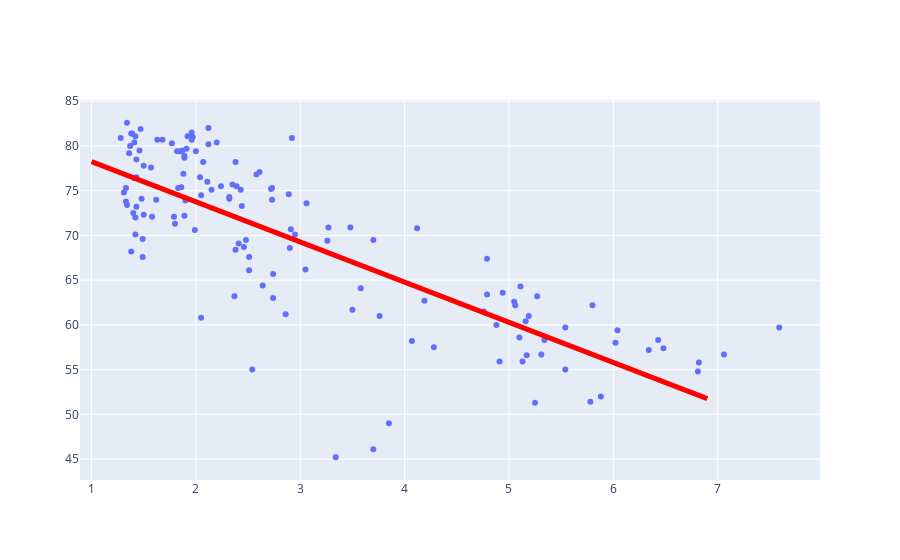

Here is the notebook cell this chart was saved with:
### Code cell
import plotly.graph_objects as go
#scatter plot of fertility and life
fig_scatter = px.scatter(data, x="fertility", y="life")
# line plot of linear regression model
fig_line = px.line(x=x_space , y=y)
fig_line.update_traces(line_color='#ff0000', line_width=5)
fig_combine = go.Figure(data=fig_scatter.data + fig_line.data)
#show the plot
fig_combine.show()

### Figure 1 — Plotly figure (JSON) as saved in the notebook; plotly's stock layout.template omitted (floating-point values rounded to 4 significant figures; data arrays with more than 128 entries replaced by an {"elided": "..."} marker saying what was removed)
{"data": [{"hovertemplate": "fertility=%{x}<br>life=%{y}<extra></extra>", "legendgroup": "", "marker": {"color": "#636efa", "symbol": "circle"}, "mode": "markers", "name": "", "orientation": "v", "showlegend": false, "type": "scatter", "x": {"elided": "139 float values"}, "xaxis": "x", "y": {"elided": "139 float values"}, "yaxis": "y"}, {"hovertemplate": "x=%{x}<br>y=%{y}<extra></extra>", "legendgroup": "", "line": {"color": "#ff0000", "dash": "solid", "width": 5}, "marker": {"symbol": "circle"}, "mode": "lines", "name": "", "orientation": "v", "showlegend": false, "type": "scatter", "x": [1, 1.1, 1.2, 1.3, 1.4, 1.5, 1.6, 1.7, 1.8, 1.9, 2.0, 2.1, 2.2, 2.3, 2.4, 2.5, 2.6, 2.7, 2.8, 2.9, 3.0, 3.1, 3.2, 3.3, 3.4, 3.5, 3.6, 3.7, 3.8, 3.9, 4.0, 4.1, 4.2, 4.3, 4.4, 4.5, 4.6, 4.7, 4.8, 4.9, 5.0, 5.1, 5.2, 5.3, 5.4, 5.5, 5.6, 5.7, 5.8, 5.9, 6.0, 6.1, 6.2, 6.3, 6.4, 6.5, 6.6, 6.7, 6.8, 6.9], "xaxis": "x", "y": [78.26, 77.81, 77.36, 76.91, 76.46, 76.01, 75.57, 75.12, 74.67, 74.22, 73.77, 73.32, 72.87, 72.42, 71.97, 71.52, 71.07, 70.62, 70.17, 69.73, 69.28, 68.83, 68.38, 67.93, 67.48, 67.03, 66.58, 66.13, 65.68, 65.23, 64.78, 64.33, 63.89, 63.44, 62.99, 62.54, 62.09, 61.64, 61.19, 60.74, 60.29, 59.84, 59.39, 58.94, 58.49, 58.04, 57.6, 57.15, 56.7, 56.25, 55.8, 55.35, 54.9, 54.45, 54.0, 53.55, 53.1, 52.65, 52.2, 51.76], "yaxis": "y"}], "layout": {}}
